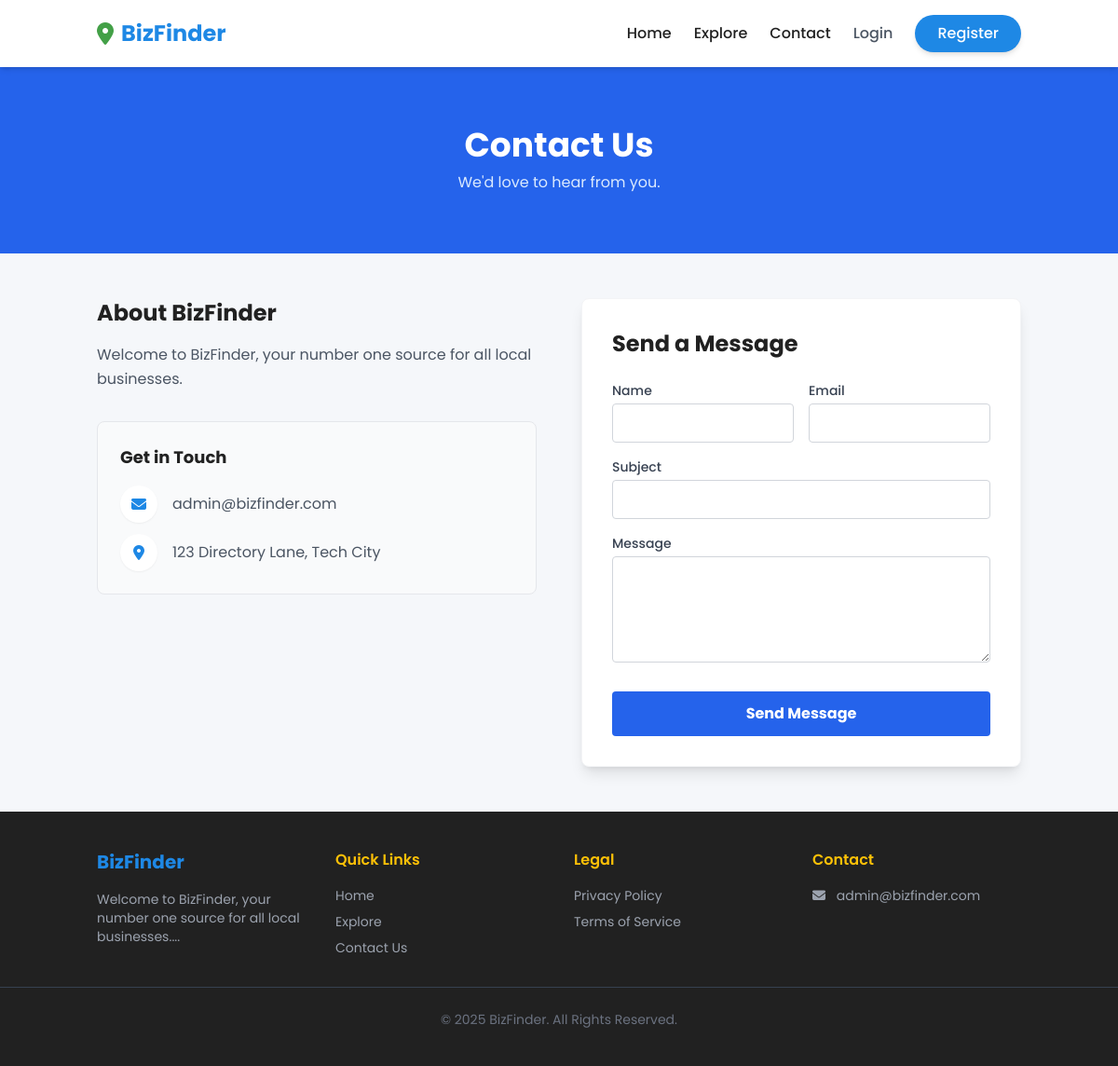
The page /contact.php on the database its author committed.
### tables this page shows
CREATE TABLE IF NOT EXISTS `settings` (
  `id` int NOT NULL AUTO_INCREMENT,
  `site_name` varchar(100) DEFAULT 'BizFinder',
  `site_email` varchar(100) DEFAULT 'admin@bizfinder.com',
  `site_description` text,
  `about_text` text,
  `footer_text` varchar(255) DEFAULT '© 2025 BizFinder. All Rights Reserved.',
  `updated_at` timestamp NULL DEFAULT CURRENT_TIMESTAMP ON UPDATE CURRENT_TIMESTAMP,
  PRIMARY KEY (`id`)
);

### contact.php (the view, shortened to what this page needs)
<?php
include 'includes/header.php';
$db = new Database();
$conn = $db->getConnection();
$settings = $conn->query("SELECT * FROM settings WHERE id = 1")->fetch(PDO::FETCH_ASSOC);
?>
<div class="bg-blue-600 py-16">
    <div class="container mx-auto px-4 text-center">
        <h1 class="text-4xl font-bold text-white mb-2">Contact Us</h1>
        <p class="text-blue-100">We'd love to hear from you.</p>
    </div>
</div>
<div class="container mx-auto px-4 py-12">
    <div class="grid grid-cols-1 md:grid-cols-2 gap-12">
        <div>
            <h2 class="text-2xl font-bold text-dark mb-4">About <?php echo htmlspecialchars($settings['site_name']); ?></h2>
            <div class="text-gray-600 leading-relaxed mb-8">
                <?php echo nl2br(htmlspecialchars($settings['about_text'])); ?>
            </div>
            <div class="bg-gray-50 p-6 rounded-lg border border-gray-200">
                <h3 class="font-bold text-lg mb-4 text-dark">Get in Touch</h3>
                <div class="flex items-center mb-3 text-gray-600">
                    <div class="w-10 h-10 bg-white rounded-full flex items-center justify-center shadow-sm mr-4 text-primary">
                        <i class="fas fa-envelope"></i>
                    </div>
                    <?php echo htmlspecialchars($settings['site_email']); ?>
                </div>
                <div class="flex items-center text-gray-600">
                    <div class="w-10 h-10 bg-white rounded-full flex items-center justify-center shadow-sm mr-4 text-primary">
                        <i class="fas fa-map-marker-alt"></i>
                    </div>
                    123 Directory Lane, Tech City
                </div>
            </div>
        </div>
        <div class="bg-white p-8 rounded-lg shadow-lg border border-gray-100">
            <h2 class="text-2xl font-bold text-dark mb-6">Send a Message</h2>
            <form>
                <div class="grid grid-cols-2 gap-4 mb-4">
                    <div>
                        <label class="block text-sm font-medium text-gray-700 mb-1">Name</label>
                        <input type="text" class="w-full border border-gray-300 rounded p-2 focus:outline-none focus:border-blue-500">
                    </div>
                    <div>
                        <label class="block text-sm font-medium text-gray-700 mb-1">Email</label>
                        <input type="email" class="w-full border border-gray-300 rounded p-2 focus:outline-none focus:border-blue-500">
                    </div>
                </div>
                <div class="mb-4">
                    <label class="block text-sm font-medium text-gray-700 mb-1">Subject</label>
                    <input type="text" class="w-full border border-gray-300 rounded p-2 focus:outline-none focus:border-blue-500">
                </div>
                <div class="mb-6">
                    <label class="block text-sm font-medium text-gray-700 mb-1">Message</label>
                    <textarea rows="4" class="w-full border border-gray-300 rounded p-2 focus:outline-none focus:border-blue-500"></textarea>
                </div>
                <button type="submit" class="w-full bg-blue-600 text-white font-bold py-3 rounded hover:bg-blue-700 transition">Send Message</button>
            </form>
        </div>
    </div>
</div>
<?php include 'includes/footer.php'; ?>

### includes/footer.php (shortened to what this page needs)
<?php
$settings = $conn->query("SELECT * FROM settings WHERE id = 1")->fetch(PDO::FETCH_ASSOC);
?>
<footer class="bg-dark text-white py-10 mt-auto">
    <div class="container mx-auto px-4 grid grid-cols-1 md:grid-cols-4 gap-8">
        <div>
            <h3 class="text-xl font-bold mb-4 text-primary">
                <?php echo htmlspecialchars($settings['site_name'] ?? 'BizFinder'); ?>
            </h3>
            <p class="text-gray-400 text-sm">
                <?php echo htmlspecialchars(substr($settings['about_text'] ?? 'The best local business directory.', 0, 100)) . '...'; ?>
            </p>
        </div>
        <div>
            <h4 class="font-semibold mb-4 text-accent">Quick Links</h4>
            <ul class="text-gray-400 space-y-2 text-sm">
                <li><a href="index.php" class="hover:text-white">Home</a></li>
                <li><a href="listings.php" class="hover:text-white">Explore</a></li>
                <li><a href="contact.php" class="hover:text-white">Contact Us</a></li>
            </ul>
        </div>
        <div>
            <h4 class="font-semibold mb-4 text-accent">Legal</h4>
            <ul class="text-gray-400 space-y-2 text-sm">
                <li><a href="#" class="hover:text-white">Privacy Policy</a></li>
                <li><a href="#" class="hover:text-white">Terms of Service</a></li>
            </ul>
        </div>
        <div>
            <h4 class="font-semibold mb-4 text-accent">Contact</h4>
            <ul class="text-gray-400 space-y-2 text-sm">
                <li><i class="fas fa-envelope mr-2"></i> <?php echo htmlspecialchars($settings['site_email'] ?? 'info@example.com'); ?></li>
            </ul>
        </div>
    </div>
    <div class="border-t border-gray-700 mt-8 pt-6 text-center text-gray-500 text-sm">
        <?php echo htmlspecialchars($settings['footer_text'] ?? '© 2025 BizFinder. All rights reserved.'); ?>
    </div>
</footer>
</body>
</html>

### rows shown on the page
settings: site_name "BizFinder", about_text "Welcome to BizFinder, your number one source for all local businesses.", site_email "admin@bizfinder.com", footer_text "© 2025 BizFinder. All Rights Reserved."
